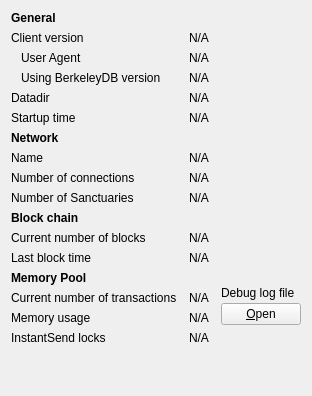
     <widget class="QWidget" name="tab_info">
      <attribute name="title">
       <string>&amp;Information</string>
      </attribute>
      <layout class="QGridLayout" name="gridLayout" columnstretch="0,1,0">
       <property name="horizontalSpacing">
        <number>12</number>
       </property>
       <item row="0" column="0">
        <widget class="QLabel" name="label_9">
         <property name="font">
          <font>
           <weight>75</weight>
           <bold>true</bold>
          </font>
         </property>
         <property name="text">
          <string>General</string>
         </property>
        </widget>
       </item>
       <item row="1" column="0">
        <widget class="QLabel" name="label_6">
         <property name="text">
          <string>Client version</string>
         </property>
        </widget>
       </item>
       <item row="1" column="1" colspan="2">
        <widget class="QLabel" name="clientVersion">
         <property name="cursor">
          <cursorShape>IBeamCursor</cursorShape>
         </property>
         <property name="text">
          <string>N/A</string>
         </property>
         <property name="textFormat">
          <enum>Qt::PlainText</enum>
         </property>
         <property name="textInteractionFlags">
          <set>Qt::LinksAccessibleByMouse|Qt::TextSelectableByKeyboard|Qt::TextSelectableByMouse</set>
         </property>
        </widget>
       </item>
       <item row="2" column="0">
        <widget class="QLabel" name="labelClientUserAgent">
         <property name="text">
          <string>User Agent</string>
         </property>
         <property name="indent">
          <number>10</number>
         </property>
        </widget>
       </item>
       <item row="2" column="1" colspan="2">
        <widget class="QLabel" name="clientUserAgent">
         <property name="cursor">
          <cursorShape>IBeamCursor</cursorShape>
         </property>
         <property name="text">
          <string>N/A</string>
         </property>
         <property name="textFormat">
          <enum>Qt::PlainText</enum>
         </property>
         <property name="textInteractionFlags">
          <set>Qt::LinksAccessibleByMouse|Qt::TextSelectableByKeyboard|Qt::TextSelectableByMouse</set>
         </property>
        </widget>
       </item>
       <item row="3" column="0">
        <widget class="QLabel" name="label_berkeleyDBVersion">
         <property name="text">
          <string>Using BerkeleyDB version</string>
         </property>
         <property name="indent">
          <number>10</number>
         </property>
        </widget>
       </item>
       <item row="3" column="1" colspan="2">
        <widget class="QLabel" name="berkeleyDBVersion">
         <property name="cursor">
          <cursorShape>IBeamCursor</cursorShape>
         </property>
         <property name="text">
          <string>N/A</string>
         </property>
         <property name="textFormat">
          <enum>Qt::PlainText</enum>
         </property>
         <property name="textInteractionFlags">
          <set>Qt::LinksAccessibleByMouse|Qt::TextSelectableByKeyboard|Qt::TextSelectableByMouse</set>
         </property>
        </widget>
       </item>
       <item row="4" column="0">
        <widget class="QLabel" name="label_12">
         <property name="text">
          <string>Datadir</string>
         </property>
        </widget>
       </item>
       <item row="4" column="1" colspan="2">
        <widget class="QLabel" name="dataDir">
         <property name="cursor">
          <cursorShape>IBeamCursor</cursorShape>
         </property>
         <property name="text">
          <string>N/A</string>
         </property>
         <property name="textFormat">
          <enum>Qt::PlainText</enum>
         </property>
         <property name="wordWrap">
          <bool>true</bool>
         </property>
         <property name="textInteractionFlags">
          <set>Qt::LinksAccessibleByMouse|Qt::TextSelectableByKeyboard|Qt::TextSelectableByMouse</set>
         </property>
        </widget>
       </item>
       <item row="5" column="0">
        <widget class="QLabel" name="label_13">
         <property name="text">
          <string>Startup time</string>
         </property>
        </widget>
       </item>
       <item row="5" column="1" colspan="2">
        <widget class="QLabel" name="startupTime">
         <property name="cursor">
          <cursorShape>IBeamCursor</cursorShape>
         </property>
         <property name="text">
          <string>N/A</string>
         </property>
         <property name="textFormat">
          <enum>Qt::PlainText</enum>
         </property>
         <property name="textInteractionFlags">
          <set>Qt::LinksAccessibleByMouse|Qt::TextSelectableByKeyboard|Qt::TextSelectableByMouse</set>
         </property>
        </widget>
       </item>
       <item row="6" column="0">
           <widget class="QLabel" name="labelNetwork">
               <property name="font">
                   <font>
                       <weight>75</weight>
                       <bold>true</bold>
                   </font>
               </property>
               <property name="text">
                   <string>Network</string>
               </property>
           </widget>
       </item>
       <item row="7" column="0">
        <widget class="QLabel" name="label_8">
         <property name="text">
          <string>Name</string>
         </property>
        </widget>
       </item>
       <item row="7" column="1" colspan="2">
        <widget class="QLabel" name="networkName">
         <property name="cursor">
          <cursorShape>IBeamCursor</cursorShape>
         </property>
         <property name="text">
          <string>N/A</string>
         </property>
         <property name="textFormat">
          <enum>Qt::PlainText</enum>
         </property>
         <property name="textInteractionFlags">
          <set>Qt::LinksAccessibleByMouse|Qt::TextSelectableByKeyboard|Qt::TextSelectableByMouse</set>
         </property>
        </widget>
       </item>
       <item row="8" column="0">
        <widget class="QLabel" name="label_7">
         <property name="text">
          <string>Number of connections</string>
         </property>
        </widget>
       </item>
       <item row="8" column="1" colspan="2">
        <widget class="QLabel" name="numberOfConnections">
         <property name="cursor">
          <cursorShape>IBeamCursor</cursorShape>
         </property>
         <property name="text">
          <string>N/A</string>
         </property>
         <property name="textFormat">
          <enum>Qt::PlainText</enum>
         </property>
         <property name="textInteractionFlags">
          <set>Qt::LinksAccessibleByMouse|Qt::TextSelectableByKeyboard|Qt::TextSelectableByMouse</set>
         </property>
        </widget>
       </item>
       <item row="9" column="0">
        <widget class="QLabel" name="masternodeCountLabel">
         <property name="text">
          <string>Number of Sanctuaries</string>
         </property>
        </widget>
       </item>
       <item row="9" column="1">
        <widget class="QLabel" name="masternodeCount">
         <property name="cursor">
          <cursorShape>IBeamCursor</cursorShape>
         </property>
         <property name="text">
          <string>N/A</string>
         </property>
         <property name="textFormat">
          <enum>Qt::PlainText</enum>
         </property>
         <property name="textInteractionFlags">
          <set>Qt::LinksAccessibleByMouse|Qt::TextSelectableByKeyboard|Qt::TextSelectableByMouse</set>
         </property>
        </widget>
       </item>
       <item row="10" column="0">
        <widget class="QLabel" name="label_10">
         <property name="font">
          <font>
           <weight>75</weight>
           <bold>true</bold>
          </font>
         </property>
         <property name="text">
          <string>Block chain</string>
         </property>
        </widget>
       </item>
       <item row="11" column="0">
        <widget class="QLabel" name="label_3">
         <property name="text">
          <string>Current number of blocks</string>
         </property>
        </widget>
       </item>
       <item row="11" column="1" colspan="2">
        <widget class="QLabel" name="numberOfBlocks">
         <property name="cursor">
          <cursorShape>IBeamCursor</cursorShape>
         </property>
         <property name="text">
          <string>N/A</string>
         </property>
         <property name="textFormat">
          <enum>Qt::PlainText</enum>
         </property>
         <property name="textInteractionFlags">
          <set>Qt::LinksAccessibleByMouse|Qt::TextSelectableByKeyboard|Qt::TextSelectableByMouse</set>
         </property>
        </widget>
       </item>
       <item row="12" column="0">
        <widget class="QLabel" name="labelLastBlockTime">
         <property name="text">
          <string>Last block time</string>
         </property>
        </widget>
       </item>
       <item row="12" column="1" colspan="2">
        <widget class="QLabel" name="lastBlockTime">
         <property name="cursor">
          <cursorShape>IBeamCursor</cursorShape>
         </property>
         <property name="text">
          <string>N/A</string>
         </property>
         <property name="textFormat">
          <enum>Qt::PlainText</enum>
         </property>
         <property name="textInteractionFlags">
          <set>Qt::LinksAccessibleByMouse|Qt::TextSelectableByKeyboard|Qt::TextSelectableByMouse</set>
         </property>
        </widget>
       </item>
       <item row="13" column="0">
        <widget class="QLabel" name="labelMempoolTitle">
         <property name="font">
          <font>
           <weight>75</weight>
           <bold>true</bold>
          </font>
         </property>
         <property name="text">
          <string>Memory Pool</string>
         </property>
        </widget>
       </item>
       <item row="14" column="0">
        <widget class="QLabel" name="labelNumberOfTransactions">
         <property name="text">
          <string>Current number of transactions</string>
         </property>
        </widget>
       </item>
       <item row="14" column="1">
        <widget class="QLabel" name="mempoolNumberTxs">
         <property name="cursor">
          <cursorShape>IBeamCursor</cursorShape>
         </property>
         <property name="text">
          <string>N/A</string>
         </property>
         <property name="textFormat">
          <enum>Qt::PlainText</enum>
         </property>
         <property name="textInteractionFlags">
          <set>Qt::LinksAccessibleByMouse|Qt::TextSelectableByKeyboard|Qt::TextSelectableByMouse</set>
         </property>
        </widget>
       </item>
       <item row="15" column="0">
        <widget class="QLabel" name="labelMemoryUsage">
         <property name="text">
          <string>Memory usage</string>
         </property>
        </widget>
       </item>
       <item row="15" column="1">
        <widget class="QLabel" name="mempoolSize">
         <property name="cursor">
          <cursorShape>IBeamCursor</cursorShape>
         </property>
         <property name="text">
          <string>N/A</string>
         </property>
         <property name="textFormat">
          <enum>Qt::PlainText</enum>
         </property>
         <property name="textInteractionFlags">
          <set>Qt::LinksAccessibleByMouse|Qt::TextSelectableByKeyboard|Qt::TextSelectableByMouse</set>
         </property>
        </widget>
       </item>
       <item row="13" column="2" rowspan="3">
        <layout class="QVBoxLayout" name="verticalLayoutDebugButton">
         <property name="spacing">
          <number>3</number>
         </property>
         <item>
          <spacer name="verticalSpacer_2">
           <property name="orientation">
            <enum>Qt::Vertical</enum>
           </property>
           <property name="sizeHint" stdset="0">
            <size>
             <width>10</width>
             <height>5</height>
            </size>
           </property>
          </spacer>
         </item>
         <item>
          <widget class="QLabel" name="labelDebugLogfile">
           <property name="text">
            <string>Debug log file</string>
           </property>
          </widget>
         </item>
         <item>
          <widget class="QPushButton" name="openDebugLogfileButton">
           <property name="toolTip">
            <string>Open the %1 debug log file from the current data directory. This can take a few seconds for large log files.</string>
           </property>
           <property name="text">
            <string>&amp;Open</string>
           </property>
           <property name="autoDefault">
            <bool>false</bool>
           </property>
          </widget>
         </item>
        </layout>
       </item>
       <item row="17" column="0">
        <spacer name="verticalSpacer">
         <property name="orientation">
          <enum>Qt::Vertical</enum>
         </property>
         <property name="sizeHint" stdset="0">
          <size>
           <width>20</width>
           <height>40</height>
          </size>
         </property>
        </spacer>
       </item>
       <item row="16" column="0">
        <widget class="QLabel" name="labelInstantSendLockCount">
         <property name="text">
          <string>InstantSend locks</string>
         </property>
        </widget>
       </item>
       <item row="16" column="1">
        <widget class="QLabel" name="instantSendLockCount">
         <property name="cursor">
          <cursorShape>IBeamCursor</cursorShape>
         </property>
         <property name="text">
          <string>N/A</string>
         </property>
         <property name="textFormat">
          <enum>Qt::PlainText</enum>
         </property>
         <property name="textInteractionFlags">
          <set>Qt::LinksAccessibleByMouse|Qt::TextSelectableByKeyboard|Qt::TextSelectableByMouse</set>
         </property>
        </widget>
       </item>
      </layout>
     </widget>
